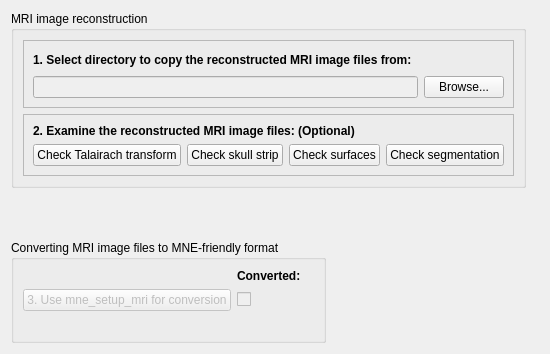
             <widget class="QWidget" name="tabSourcePreparation">
              <attribute name="title">
               <string>MRI reconstruction</string>
              </attribute>
              <layout class="QFormLayout" name="formLayout_6">
               <property name="fieldGrowthPolicy">
                <enum>QFormLayout::AllNonFixedFieldsGrow</enum>
               </property>
               <item row="0" column="0">
                <layout class="QVBoxLayout" name="verticalLayout_8">
                 <item>
                  <widget class="QGroupBox" name="groupBoxReconstruction">
                   <property name="title">
                    <string>MRI image reconstruction</string>
                   </property>
                   <property name="flat">
                    <bool>false</bool>
                   </property>
                   <property name="checkable">
                    <bool>false</bool>
                   </property>
                   <layout class="QFormLayout" name="formLayout_3">
                    <property name="fieldGrowthPolicy">
                     <enum>QFormLayout::AllNonFixedFieldsGrow</enum>
                    </property>
                    <item row="0" column="0">
                     <layout class="QVBoxLayout" name="verticalLayout_7">
                      <item>
                       <widget class="QFrame" name="frameCopyRecon">
                        <property name="whatsThis">
                         <string>&lt;html&gt;&lt;head/&gt;&lt;body&gt;&lt;p&gt;MRI-image reconstruction can take a day, therefore Meggie only allows importing the pre-reconstructed image. You can, however, examine the reconstructed image with provided tools - if you have PySurfer installed and its path set properly in Meggie preferences.&lt;/p&gt;&lt;/body&gt;&lt;/html&gt;</string>
                        </property>
                        <property name="frameShape">
                         <enum>QFrame::StyledPanel</enum>
                        </property>
                        <property name="frameShadow">
                         <enum>QFrame::Raised</enum>
                        </property>
                        <layout class="QGridLayout" name="gridLayout_29">
                         <item row="0" column="0">
                          <layout class="QVBoxLayout" name="verticalLayout_3">
                           <item>
                            <layout class="QHBoxLayout" name="horizontalLayout_6">
                             <item>
                              <widget class="QLabel" name="label_4">
                               <property name="font">
                                <font>
                                 <weight>75</weight>
                                 <bold>true</bold>
                                </font>
                               </property>
                               <property name="toolTip">
                                <string/>
                               </property>
                               <property name="whatsThis">
                                <string/>
                               </property>
                               <property name="text">
                                <string>1. Select directory to copy the reconstructed MRI image files from:</string>
                               </property>
                              </widget>
                             </item>
                             <item>
                              <spacer name="horizontalSpacer_3">
                               <property name="orientation">
                                <enum>Qt::Horizontal</enum>
                               </property>
                               <property name="sizeHint" stdset="0">
                                <size>
                                 <width>40</width>
                                 <height>20</height>
                                </size>
                               </property>
                              </spacer>
                             </item>
                            </layout>
                           </item>
                           <item>
                            <layout class="QHBoxLayout" name="horizontalLayout_3">
                             <item>
                              <widget class="QLineEdit" name="lineEditRecon">
                               <property name="enabled">
                                <bool>false</bool>
                               </property>
                               <property name="whatsThis">
                                <string>MRI-image reconstruction can take a day, therefore Meggie only allows importing the pre-reconstructed image. You can, however, examine the reconstructed image with provided tools.</string>
                               </property>
                              </widget>
                             </item>
                             <item>
                              <widget class="QPushButton" name="pushButtonBrowseRecon">
                               <property name="whatsThis">
                                <string>MRI-image reconstruction can take a day, therefore Meggie only allows importing the pre-reconstructed image. You can, however, examine the reconstructed image with provided tools.</string>
                               </property>
                               <property name="text">
                                <string>Browse...</string>
                               </property>
                              </widget>
                             </item>
                            </layout>
                           </item>
                          </layout>
                         </item>
                        </layout>
                       </widget>
                      </item>
                      <item>
                       <widget class="QFrame" name="frame">
                        <property name="frameShape">
                         <enum>QFrame::StyledPanel</enum>
                        </property>
                        <property name="frameShadow">
                         <enum>QFrame::Raised</enum>
                        </property>
                        <layout class="QGridLayout" name="gridLayout_28">
                         <item row="0" column="0">
                          <layout class="QVBoxLayout" name="verticalLayout_5">
                           <item>
                            <layout class="QHBoxLayout" name="horizontalLayout_5">
                             <item>
                              <widget class="QLabel" name="label_6">
                               <property name="font">
                                <font>
                                 <weight>75</weight>
                                 <bold>true</bold>
                                </font>
                               </property>
                               <property name="text">
                                <string>2. Examine the reconstructed MRI image files: (Optional)</string>
                               </property>
                               <property name="margin">
                                <number>0</number>
                               </property>
                               <property name="indent">
                                <number>-1</number>
                               </property>
                              </widget>
                             </item>
                            </layout>
                           </item>
                           <item>
                            <layout class="QHBoxLayout" name="horizontalLayout_4">
                             <item>
                              <widget class="QPushButton" name="pushButtonCheckTalairach">
                               <property name="sizePolicy">
                                <sizepolicy hsizetype="Expanding" vsizetype="Fixed">
                                 <horstretch>0</horstretch>
                                 <verstretch>0</verstretch>
                                </sizepolicy>
                               </property>
                               <property name="text">
                                <string>Check Talairach transform</string>
                               </property>
                              </widget>
                             </item>
                             <item>
                              <widget class="QPushButton" name="pushButtonSkullStrip">
                               <property name="text">
                                <string>Check skull strip</string>
                               </property>
                              </widget>
                             </item>
                             <item>
                              <widget class="QPushButton" name="pushButtonCheckSurfaces">
                               <property name="text">
                                <string>Check surfaces</string>
                               </property>
                              </widget>
                             </item>
                             <item>
                              <widget class="QPushButton" name="pushButtonCheckSegmentations">
                               <property name="text">
                                <string>Check segmentation</string>
                               </property>
                              </widget>
                             </item>
                            </layout>
                           </item>
                          </layout>
                         </item>
                        </layout>
                       </widget>
                      </item>
                     </layout>
                    </item>
                   </layout>
                  </widget>
                 </item>
                </layout>
               </item>
               <item row="0" column="1">
                <widget class="QLabel" name="label_5">
                 <property name="text">
                  <string/>
                 </property>
                </widget>
               </item>
               <item row="1" column="0">
                <spacer name="verticalSpacer_2">
                 <property name="orientation">
                  <enum>Qt::Vertical</enum>
                 </property>
                 <property name="sizeHint" stdset="0">
                  <size>
                   <width>20</width>
                   <height>40</height>
                  </size>
                 </property>
                </spacer>
               </item>
               <item row="2" column="0">
                <widget class="QGroupBox" name="groupBox_2">
                 <property name="title">
                  <string>Converting MRI image files to MNE-friendly format</string>
                 </property>
                 <layout class="QFormLayout" name="formLayout_4">
                  <property name="fieldGrowthPolicy">
                   <enum>QFormLayout::AllNonFixedFieldsGrow</enum>
                  </property>
                  <item row="0" column="0">
                   <layout class="QGridLayout" name="gridLayout_11">
                    <item row="0" column="0">
                     <widget class="QLabel" name="label_13">
                      <property name="font">
                       <font>
                        <weight>75</weight>
                        <bold>true</bold>
                       </font>
                      </property>
                      <property name="text">
                       <string/>
                      </property>
                      <property name="alignment">
                       <set>Qt::AlignCenter</set>
                      </property>
                     </widget>
                    </item>
                    <item row="0" column="1">
                     <widget class="QLabel" name="label_14">
                      <property name="font">
                       <font>
                        <weight>75</weight>
                        <bold>true</bold>
                       </font>
                      </property>
                      <property name="text">
                       <string>Converted:</string>
                      </property>
                     </widget>
                    </item>
                    <item row="1" column="1">
                     <widget class="QCheckBox" name="checkBoxConvertedToMNE">
                      <property name="enabled">
                       <bool>false</bool>
                      </property>
                      <property name="text">
                       <string/>
                      </property>
                      <property name="checkable">
                       <bool>true</bool>
                      </property>
                     </widget>
                    </item>
                    <item row="1" column="0">
                     <widget class="QPushButton" name="pushButtonConvertToMNE">
                      <property name="enabled">
                       <bool>false</bool>
                      </property>
                      <property name="text">
                       <string>3. Use mne_setup_mri for conversion</string>
                      </property>
                     </widget>
                    </item>
                    <item row="2" column="3">
                     <widget class="QLabel" name="labelSetUpSourceSpaceProgress">
                      <property name="text">
                       <string/>
                      </property>
                     </widget>
                    </item>
                   </layout>
                  </item>
                 </layout>
                </widget>
               </item>
              </layout>
             </widget>
